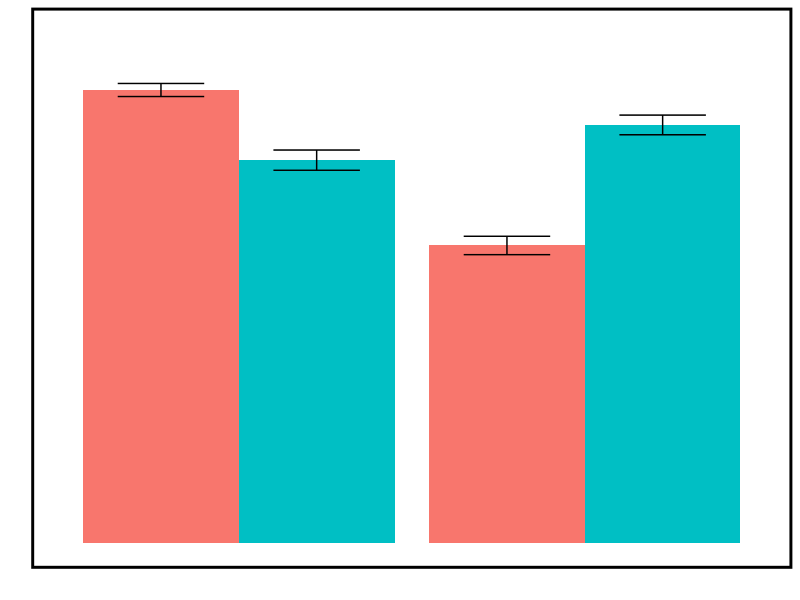
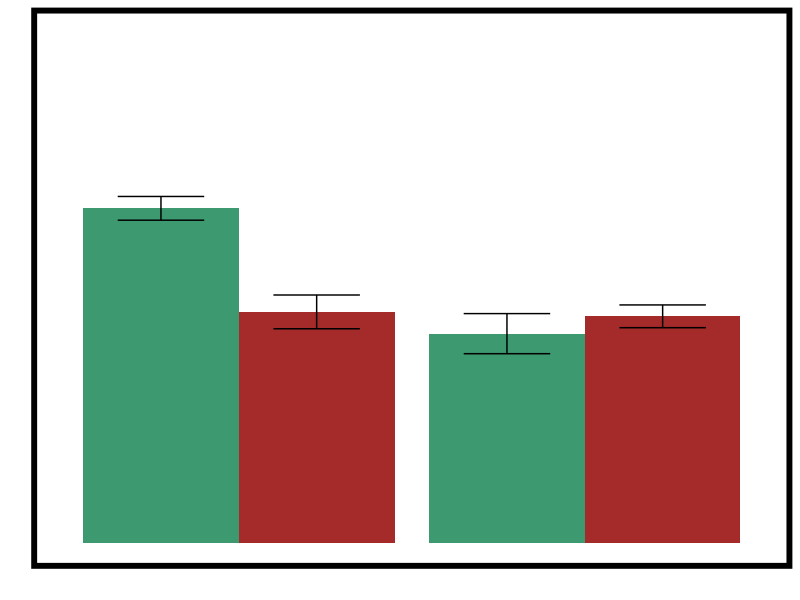
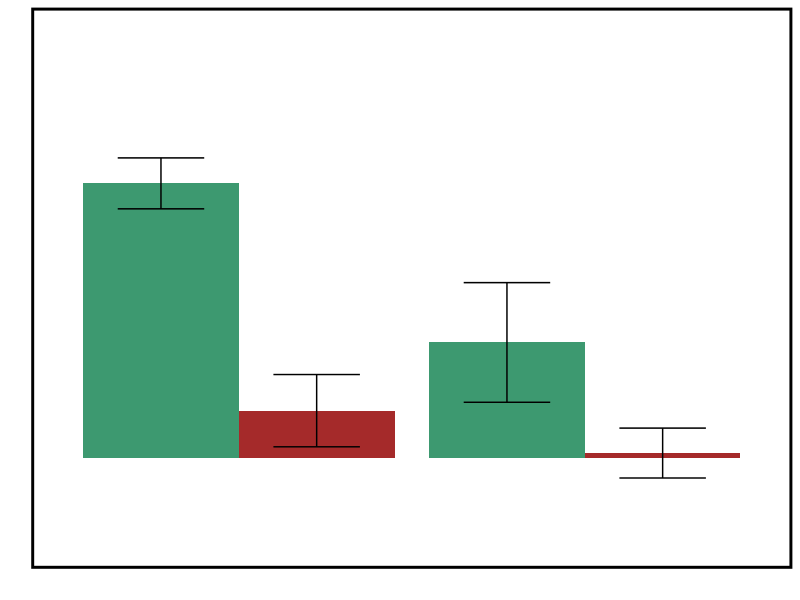
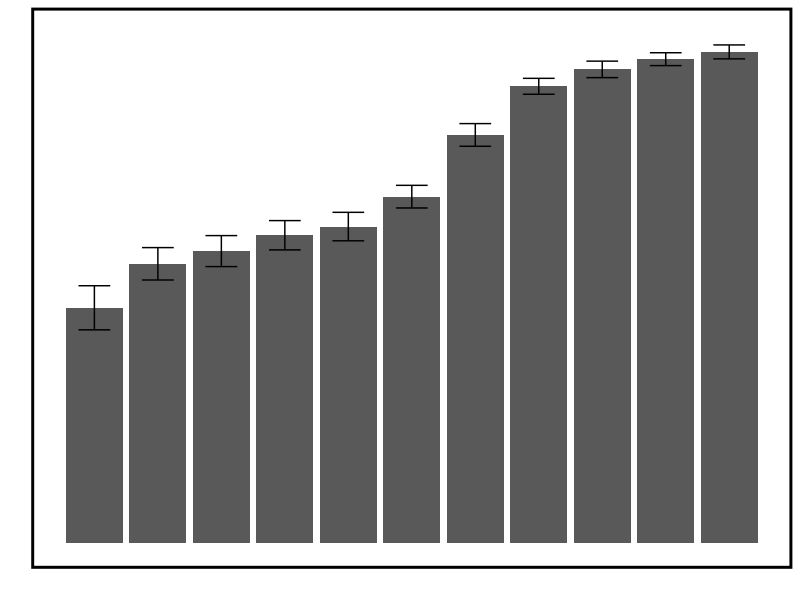

Here is the R script that generated these plots, in order: (Note: this script raises an error after producing the figures.)
# Setup -------------------------------------------------------------------
require(dplyr)
require(ggplot2)
require(lme4)
require(lmerTest)
require(RColorBrewer)

# only works in Rstudio -- otherwise you have to set the path manually!
setwd(dirname(rstudioapi::getActiveDocumentContext()$path))

se <- function(x) {sd(x) / sqrt(length(x))};
dodge <- position_dodge(width=0.9)


# Import data -------------------------------------------------------------

df.demo <- read.csv('demo.csv')
subjlist = df.demo$subject
df <- read.csv('data.csv') %>% tbl_df %>% filter(subject %in% subjlist) %>% arrange(subject)

## Exclusion
exclude.subj <- as.character(df.demo$subject[(df.demo$reading_time / 60000) < 1])
df <- df %>% filter(!(as.character(subject) %in% exclude.subj))

df.crits <- df %>%
  mutate(
    last.common = factor(lag(S2) == (lag(Action1) + 1), c(T, F), c('Common', 'Rare')),
    sameS2 = factor(lag(S2) == S2, c(T, F), c("Same S2", "Different S2")),
    stay1 = Action1 == lag(Action1),
    stay2 = Action2 == lag(Action2),
    stay1.fac = factor(Action1 == lag(Action1), c(T, F), c("Same action1", "Different action1")),
    stay2.fac = factor(Action2 == lag(Action2), c(T, F), c("Same action2", "Different action2")),
    last.reinf = lag(Re),
    subject_id = as.numeric(subject),
    last.reinf.fac = factor(last.reinf >= 0, c(T,F), c("+", "-"))
  ) %>%
  filter(round != min(round, na.rm = T), practice != 1, timeouts == 0)

# Test 1: Stay1 ~ Common X Reinf ------------------------------------------


# Plot
df.bysubj <- df.crits %>% group_by(last.reinf.fac, last.common, subject) %>%
  summarize(stay1 = mean(stay1))

df.agg <- df.bysubj %>%
  summarize(stay1.mean = mean(stay1), stay1.se = se(stay1))

ggplot(df.agg, aes(x = last.reinf.fac, y = stay1.mean, group = last.common, fill = last.common)) +
  geom_bar(stat = "identity", position = dodge) +
  geom_errorbar(aes(ymax = stay1.mean + stay1.se, ymin = stay1.mean - stay1.se), width = .5, position = dodge) +
  guides(fill = F) +
  labs(x = "", y = "") +
  coord_cartesian(ylim=c(0,1)) +
  theme(axis.text.x = element_blank(), axis.ticks.x = element_blank(),
        axis.text.y = element_blank(), axis.ticks.y = element_blank(),
        panel.border = element_rect(colour = "black", fill = NA, size = 2),
        panel.background = element_rect(color = 'white', fill = NA))

# Models
model1 <- glmer(stay1 ~ last.reinf * last.common + (1 + last.reinf * last.common | subject),
                      family = binomial, data = df.crits, contrasts = list(last.common = contr.sum))
summary(model1)



# Test 2: Stay2 ~ Stay1 x Last.Reinf | Different S2, Last Common ----------

# Plot
df.bysubj <- df.crits %>% filter(sameS2 == 'Different S2' & last.common == 'Common') %>%
  group_by(stay1.fac, last.reinf.fac, subject) %>%
  summarize(stay2 = mean(stay2))

df.agg <- df.bysubj %>%
  summarize(stay2.mean = mean(stay2), stay2.se = se(stay2))

ggplot(df.agg, aes(x = last.reinf.fac, y = stay2.mean, group = stay1.fac, fill = stay1.fac)) +
  geom_bar(stat = "identity", position = dodge) +
  geom_errorbar(aes(ymax = stay2.mean + stay2.se, ymin = stay2.mean - stay2.se), width = .5, position = dodge) +
  guides(fill = F) +
  labs(x = "", y = "") +
  theme(axis.text.x = element_blank(), axis.ticks.x = element_blank(),
        axis.text.y = element_blank(), axis.ticks.y = element_blank(),
        panel.border = element_rect(colour = "black", fill = NA, size = 4),
        panel.background = element_rect(color = 'white', fill = NA)) +
  scale_fill_manual(values = c("Same action1" = "#3D9970", "Different action1" = "brown")) +
  coord_cartesian(ylim=c(0,1))

# Model
model2 <- glmer(stay2 ~ last.reinf * stay1.fac + (1 + last.reinf * stay1.fac | subject),
                      family = binomial, data = df.crits, contrasts = list(stay1.fac = contr.sum))
summary(model2)



# Test 3: RT ------------------------------------------------------------

df.bysubj <- df.crits %>% filter(sameS2 == 'Different S2' & last.common == 'Common') %>%
  group_by(stay1.fac, last.reinf.fac, stay2.fac, subject) %>%
  summarize(rt2 = mean(rt2))

df.bysubj2 = df.bysubj %>% filter(stay2.fac == 'Same action2')
for (i in 1:nrow(df.bysubj2)) {
  other = df.bysubj$subject == df.bysubj2$subject[i] & df.bysubj$last.reinf.fac == df.bysubj2$last.reinf.fac[i] & df.bysubj$stay1.fac == df.bysubj2$stay1.fac[i] & df.bysubj$stay2.fac == 'Different action2'
  if (any(other)) {
    df.bysubj2$rt2.diff[i] = df.bysubj$rt2[other] - df.bysubj2$rt2[i] 
  }
}

df.agg <- df.bysubj2 %>%
  summarize(rt2.mean = mean(rt2.diff), rt2.se = se(rt2.diff))

ggplot(df.agg, aes(x = last.reinf.fac, y = rt2.mean, group = stay1.fac, fill = stay1.fac)) +
  geom_bar(stat = "identity", position = dodge) +
  geom_errorbar(aes(ymax = rt2.mean + rt2.se, ymin = rt2.mean - rt2.se), width = .5, position = dodge) +
  guides(fill = F) + ylim(-100,500) +
  labs(x = "", y = "") +
  theme(axis.text.x = element_blank(), axis.ticks.x = element_blank(),
        axis.text.y = element_blank(), axis.ticks.y = element_blank(),
        panel.border = element_rect(colour = "black", fill = NA, size = 2),
        panel.background = element_rect(fill = 'white'))+
  scale_fill_manual(values = c("Same action1" = "#3D9970", "Different action1" = "brown"))
  
model3 = lmer(rt2 ~ stay1.fac * stay2.fac * last.reinf + (1 + stay1.fac * stay2.fac * last.reinf | subject), 
                data = df.crits %>% filter(sameS2 == 'Different S2' & last.common == 'Common'),
                contrasts = list(stay1.fac = contr.sum, stay2.fac = contr.sum))
summary(model3)

 

# Check whether people are treating rewards as graded --------------------------------------------------------

# Plot
df.bysubj <- df.crits %>% 
  filter(last.common == 'Common') %>%
  group_by(last.reinf, subject) %>%
  summarize(stay1 = mean(stay1))

df.agg <- df.bysubj %>%
  summarize(stay1.mean = mean(stay1), stay1.se = se(stay1))

ggplot(df.agg, aes(x = last.reinf, y = stay1.mean)) +
  geom_bar(stat = "identity", position = dodge) +
  geom_errorbar(aes(ymax = stay1.mean + stay1.se, ymin = stay1.mean - stay1.se), width = .5, position = dodge) +
  guides(fill = F) +
  #geom_smooth(method='lm') +
  labs(x = "", y = "")+coord_cartesian(ylim=c(0,1))+
  theme(axis.text.x = element_blank(), axis.ticks.x = element_blank(),
    axis.text.y = element_blank(), axis.ticks.y = element_blank(),
    panel.border = element_rect(colour = "black", fill = NA, size = 2),
    panel.background = element_rect(color = 'white', fill = NA))

# Models
model.cont <- glmer(stay1 ~ last.reinf + (1 + last.reinf | subject), family = binomial,
                         data = df.crits %>% filter(last.common == 'Common'))
model.cont.null <- glmer(stay1 ~ last.reinf.fac + (1 + last.reinf.fac | subject), family = binomial,
                      data = df.crits %>% filter(last.common == 'Common'), contrasts = list(last.reinf.fac = contr.sum))
AIC(model.cont) - AIC(model.cont.null)


# Make CSV for model fitting -------------------------------------------------------

write.table(df.crits %>% select(Action1, S2, Action2, Re, subject_id), 'Behavioral/dez_2step/v1/data_fitting.csv',
            row.names = F, col.names = F, sep = ",")

# Save --------------------------------------------------------------------

save.image('analysis.RData')
